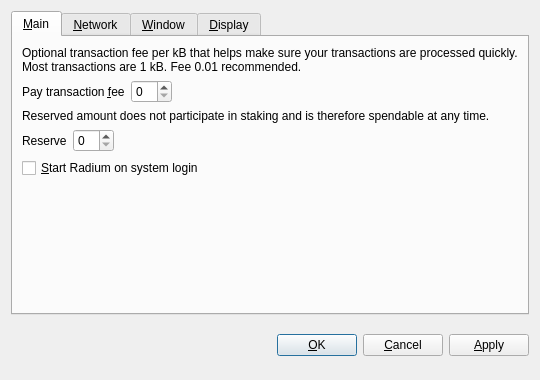
<?xml version="1.0" encoding="UTF-8"?>
<ui version="4.0">
 <class>OptionsDialog</class>
 <widget class="QDialog" name="OptionsDialog">
  <property name="geometry">
   <rect>
    <x>0</x>
    <y>0</y>
    <width>540</width>
    <height>380</height>
   </rect>
  </property>
  <property name="windowTitle">
   <string>Options</string>
  </property>
  <property name="modal">
   <bool>true</bool>
  </property>
  <layout class="QVBoxLayout" name="verticalLayout">
   <item>
    <widget class="QTabWidget" name="tabWidget">
     <property name="tabPosition">
      <enum>QTabWidget::North</enum>
     </property>
     <property name="currentIndex">
      <number>0</number>
     </property>
     <widget class="QWidget" name="tabMain">
      <attribute name="title">
       <string>&amp;Main</string>
      </attribute>
      <layout class="QVBoxLayout" name="verticalLayout_Main">
       <item>
        <widget class="QLabel" name="transactionFeeInfoLabel">
         <property name="text">
          <string>Optional transaction fee per kB that helps make sure your transactions are processed quickly. Most transactions are 1 kB. Fee 0.01 recommended.</string>
         </property>
         <property name="textFormat">
          <enum>Qt::PlainText</enum>
         </property>
         <property name="wordWrap">
          <bool>true</bool>
         </property>
        </widget>
       </item>
       <item>
        <layout class="QHBoxLayout" name="horizontalLayoutFee">
         <item>
          <widget class="QLabel" name="transactionFeeLabel">
           <property name="text">
            <string>Pay transaction &amp;fee</string>
           </property>
           <property name="textFormat">
            <enum>Qt::PlainText</enum>
           </property>
           <property name="buddy">
            <cstring>transactionFee</cstring>
           </property>
          </widget>
         </item>
         <item>
          <widget class="BitcoinAmountField" name="transactionFee"/>
         </item>
         <item>
          <spacer name="horizontalSpacerFee">
           <property name="orientation">
            <enum>Qt::Horizontal</enum>
           </property>
           <property name="sizeHint" stdset="0">
            <size>
             <width>40</width>
             <height>20</height>
            </size>
           </property>
          </spacer>
         </item>
        </layout>
       </item>
       <item>
        <widget class="QLabel" name="reserveBalanceInfoLabel">
         <property name="text">
          <string>Reserved amount does not participate in staking and is therefore spendable at any time.</string>
         </property>
         <property name="textFormat">
          <enum>Qt::PlainText</enum>
         </property>
         <property name="wordWrap">
          <bool>true</bool>
         </property>
        </widget>
       </item>
       <item>
        <layout class="QHBoxLayout" name="horizontalLayoutReserveBalance">
         <item>
          <widget class="QLabel" name="reserveBalanceLabel">
           <property name="text">
            <string>Reserve</string>
           </property>
           <property name="textFormat">
            <enum>Qt::PlainText</enum>
           </property>
           <property name="buddy">
            <cstring>reserveBalance</cstring>
           </property>
          </widget>
         </item>
         <item>
          <widget class="BitcoinAmountField" name="reserveBalance"/>
         </item>
         <item>
          <spacer name="horizontalSpacerReserveBalance">
           <property name="orientation">
            <enum>Qt::Horizontal</enum>
           </property>
           <property name="sizeHint" stdset="0">
            <size>
             <width>40</width>
             <height>20</height>
            </size>
           </property>
          </spacer>
         </item>
        </layout>
       </item>
       <item>
        <widget class="QCheckBox" name="bitcoinAtStartup">
         <property name="toolTip">
          <string>Automatically start Radium after logging in to the system.</string>
         </property>
         <property name="text">
          <string>&amp;Start Radium on system login</string>
         </property>
        </widget>
       </item>
       <item>
        <spacer name="verticalSpacer_Main">
         <property name="orientation">
          <enum>Qt::Vertical</enum>
         </property>
         <property name="sizeHint" stdset="0">
          <size>
           <width>20</width>
           <height>40</height>
          </size>
         </property>
        </spacer>
       </item>
      </layout>
     </widget>
     <widget class="QWidget" name="tabNetwork">
      <attribute name="title">
       <string>&amp;Network</string>
      </attribute>
      <layout class="QVBoxLayout" name="verticalLayout_Network">
       <item>
        <widget class="QCheckBox" name="mapPortUpnp">
         <property name="toolTip">
          <string>Automatically open the Radium client port on the router. This only works when your router supports UPnP and it is enabled.</string>
         </property>
         <property name="text">
          <string>Map port using &amp;UPnP</string>
         </property>
        </widget>
       </item>
       <item>
        <widget class="QCheckBox" name="connectSocks">
         <property name="toolTip">
          <string>Connect to the Radium network through a SOCKS5 proxy (e.g. when connecting through Tor).</string>
         </property>
         <property name="text">
          <string>&amp;Connect through SOCKS5 proxy:</string>
         </property>
        </widget>
       </item>
       <item>
        <layout class="QHBoxLayout" name="horizontalLayout_Network">
         <item>
          <widget class="QLabel" name="proxyIpLabel">
           <property name="text">
            <string>Proxy &amp;IP:</string>
           </property>
           <property name="textFormat">
            <enum>Qt::PlainText</enum>
           </property>
           <property name="buddy">
            <cstring>proxyIp</cstring>
           </property>
          </widget>
         </item>
         <item>
          <widget class="QValidatedLineEdit" name="proxyIp">
           <property name="maximumSize">
            <size>
             <width>140</width>
             <height>16777215</height>
            </size>
           </property>
           <property name="toolTip">
            <string>IP address of the proxy (e.g. 127.0.0.1)</string>
           </property>
          </widget>
         </item>
         <item>
          <widget class="QLabel" name="proxyPortLabel">
           <property name="text">
            <string>&amp;Port:</string>
           </property>
           <property name="textFormat">
            <enum>Qt::PlainText</enum>
           </property>
           <property name="buddy">
            <cstring>proxyPort</cstring>
           </property>
          </widget>
         </item>
         <item>
          <widget class="QLineEdit" name="proxyPort">
           <property name="maximumSize">
            <size>
             <width>55</width>
             <height>16777215</height>
            </size>
           </property>
           <property name="toolTip">
            <string>Port of the proxy (e.g. 9050)</string>
           </property>
          </widget>
         </item>
         <item>
          <spacer name="horizontalSpacer_Network">
           <property name="orientation">
            <enum>Qt::Horizontal</enum>
           </property>
           <property name="sizeHint" stdset="0">
            <size>
             <width>40</width>
             <height>20</height>
            </size>
           </property>
          </spacer>
         </item>
        </layout>
       </item>
       <item>
        <spacer name="verticalSpacer_Network">
         <property name="orientation">
          <enum>Qt::Vertical</enum>
         </property>
         <property name="sizeHint" stdset="0">
          <size>
           <width>20</width>
           <height>40</height>
          </size>
         </property>
        </spacer>
       </item>
      </layout>
     </widget>
     <widget class="QWidget" name="tabWindow">
      <attribute name="title">
       <string>&amp;Window</string>
      </attribute>
      <layout class="QVBoxLayout" name="verticalLayout_Window">
       <item>
        <widget class="QCheckBox" name="minimizeToTray">
         <property name="toolTip">
          <string>Show only a tray icon after minimizing the window.</string>
         </property>
         <property name="text">
          <string>&amp;Minimize to the tray instead of the taskbar</string>
         </property>
        </widget>
       </item>
       <item>
        <widget class="QCheckBox" name="minimizeOnClose">
         <property name="toolTip">
          <string>Minimize instead of exit the application when the window is closed. When this option is enabled, the application will be closed only after selecting Quit in the menu.</string>
         </property>
         <property name="text">
          <string>M&amp;inimize on close</string>
         </property>
        </widget>
       </item>
       <item>
        <spacer name="verticalSpacer_Window">
         <property name="orientation">
          <enum>Qt::Vertical</enum>
         </property>
         <property name="sizeHint" stdset="0">
          <size>
           <width>20</width>
           <height>40</height>
          </size>
         </property>
        </spacer>
       </item>
      </layout>
     </widget>
     <widget class="QWidget" name="tabDisplay">
      <attribute name="title">
       <string>&amp;Display</string>
      </attribute>
      <layout class="QVBoxLayout" name="verticalLayout_Display">
       <item>
        <layout class="QHBoxLayout" name="horizontalLayout_1_Display">
         <item>
          <widget class="QLabel" name="langLabel">
           <property name="text">
            <string>User Interface &amp;language:</string>
           </property>
           <property name="textFormat">
            <enum>Qt::PlainText</enum>
           </property>
           <property name="buddy">
            <cstring>lang</cstring>
           </property>
          </widget>
         </item>
         <item>
          <widget class="QValueComboBox" name="lang">
           <property name="toolTip">
            <string>The user interface language can be set here. This setting will take effect after restarting Radium.</string>
           </property>
          </widget>
         </item>
        </layout>
       </item>
       <item>
        <layout class="QHBoxLayout" name="horizontalLayout_2_Display">
         <item>
          <widget class="QLabel" name="unitLabel">
           <property name="text">
            <string>&amp;Unit to show amounts in:</string>
           </property>
           <property name="textFormat">
            <enum>Qt::PlainText</enum>
           </property>
           <property name="buddy">
            <cstring>unit</cstring>
           </property>
          </widget>
         </item>
         <item>
          <widget class="QValueComboBox" name="unit">
           <property name="toolTip">
            <string>Choose the default subdivision unit to show in the interface and when sending coins.</string>
           </property>
          </widget>
         </item>
        </layout>
       </item>
       <item>
        <widget class="QCheckBox" name="coinControlFeatures">
         <property name="toolTip">
          <string>Whether to show coin control features or not.</string>
         </property>
         <property name="text">
          <string>Display coin &amp;control features (experts only!)</string>
         </property>
        </widget>
       </item>
       <item>
        <widget class="QCheckBox" name="useBlackTheme">
         <property name="text">
          <string>Use black visual theme (requires restart)</string>
         </property>
        </widget>
       </item>
       <item>
        <spacer name="verticalSpacer_Display">
         <property name="orientation">
          <enum>Qt::Vertical</enum>
         </property>
         <property name="sizeHint" stdset="0">
          <size>
           <width>20</width>
           <height>40</height>
          </size>
         </property>
        </spacer>
       </item>
      </layout>
     </widget>
    </widget>
   </item>
   <item>
    <layout class="QHBoxLayout" name="horizontalLayout_Buttons">
     <item>
      <spacer name="horizontalSpacer_1">
       <property name="orientation">
        <enum>Qt::Horizontal</enum>
       </property>
       <property name="sizeHint" stdset="0">
        <size>
         <width>40</width>
         <height>48</height>
        </size>
       </property>
      </spacer>
     </item>
     <item>
      <widget class="QLabel" name="statusLabel">
       <property name="font">
        <font>
         <weight>75</weight>
         <bold>true</bold>
        </font>
       </property>
       <property name="text">
        <string/>
       </property>
       <property name="textFormat">
        <enum>Qt::PlainText</enum>
       </property>
       <property name="wordWrap">
        <bool>true</bool>
       </property>
      </widget>
     </item>
     <item>
      <spacer name="horizontalSpacer_2">
       <property name="orientation">
        <enum>Qt::Horizontal</enum>
       </property>
       <property name="sizeHint" stdset="0">
        <size>
         <width>40</width>
         <height>48</height>
        </size>
       </property>
      </spacer>
     </item>
     <item>
      <widget class="QPushButton" name="okButton">
       <property name="text">
        <string>&amp;OK</string>
       </property>
      </widget>
     </item>
     <item>
      <widget class="QPushButton" name="cancelButton">
       <property name="text">
        <string>&amp;Cancel</string>
       </property>
       <property name="autoDefault">
        <bool>false</bool>
       </property>
      </widget>
     </item>
     <item>
      <widget class="QPushButton" name="applyButton">
       <property name="text">
        <string>&amp;Apply</string>
       </property>
       <property name="autoDefault">
        <bool>false</bool>
       </property>
      </widget>
     </item>
    </layout>
   </item>
  </layout>
 </widget>
 <customwidgets>
  <customwidget>
   <class>BitcoinAmountField</class>
   <extends>QSpinBox</extends>
   <header>bitcoinamountfield.h</header>
  </customwidget>
  <customwidget>
   <class>QValueComboBox</class>
   <extends>QComboBox</extends>
   <header>qvaluecombobox.h</header>
  </customwidget>
  <customwidget>
   <class>QValidatedLineEdit</class>
   <extends>QLineEdit</extends>
   <header>qvalidatedlineedit.h</header>
  </customwidget>
 </customwidgets>
 <resources/>
 <connections/>
</ui>
